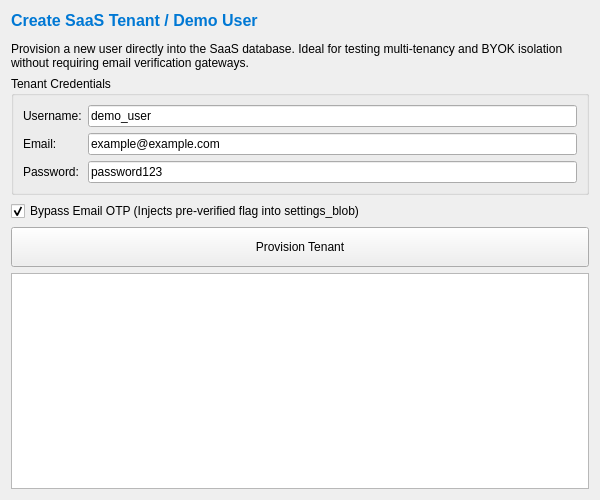
<?xml version="1.0" encoding="UTF-8"?>
<ui version="4.0">
 <class>CreateTenant</class>
 <widget class="QWidget" name="CreateTenant">
  <property name="geometry">
   <rect>
    <x>0</x>
    <y>0</y>
    <width>600</width>
    <height>500</height>
   </rect>
  </property>
  <property name="windowTitle">
   <string>Create SaaS Tenant</string>
  </property>
  <layout class="QVBoxLayout" name="verticalLayout">
   <item>
    <widget class="QLabel" name="label_title">
     <property name="text">
      <string>&lt;html&gt;&lt;head/&gt;&lt;body&gt;&lt;p&gt;&lt;span style=&quot; font-size:12pt; font-weight:600; color:#0078d4;&quot;&gt;Create SaaS Tenant / Demo User&lt;/span&gt;&lt;/p&gt;&lt;p&gt;Provision a new user directly into the SaaS database. Ideal for testing multi-tenancy and BYOK isolation without requiring email verification gateways.&lt;/p&gt;&lt;/body&gt;&lt;/html&gt;</string>
     </property>
     <property name="wordWrap">
      <bool>true</bool>
     </property>
    </widget>
   </item>
   <item>
    <widget class="QGroupBox" name="groupBox">
     <property name="title">
      <string>Tenant Credentials</string>
     </property>
     <layout class="QFormLayout" name="formLayout">
      <item row="0" column="0">
       <widget class="QLabel" name="label">
        <property name="text">
         <string>Username:</string>
        </property>
       </widget>
      </item>
      <item row="0" column="1">
       <widget class="QLineEdit" name="tenantUser">
        <property name="text">
         <string>demo_user</string>
        </property>
       </widget>
      </item>
      <item row="1" column="0">
       <widget class="QLabel" name="label_2">
        <property name="text">
         <string>Email:</string>
        </property>
       </widget>
      </item>
      <item row="1" column="1">
       <widget class="QLineEdit" name="tenantEmail">
        <property name="text">
         <string>example@example.com</string>
        </property>
       </widget>
      </item>
      <item row="2" column="0">
       <widget class="QLabel" name="label_3">
        <property name="text">
         <string>Password:</string>
        </property>
       </widget>
      </item>
      <item row="2" column="1">
       <widget class="QLineEdit" name="tenantPass">
        <property name="text">
         <string>password123</string>
        </property>
       </widget>
      </item>
     </layout>
    </widget>
   </item>
   <item>
    <widget class="QCheckBox" name="checkBypassOTP">
     <property name="text">
      <string>Bypass Email OTP (Injects pre-verified flag into settings_blob)</string>
     </property>
     <property name="checked">
      <bool>true</bool>
     </property>
    </widget>
   </item>
   <item>
    <widget class="QPushButton" name="btn_create">
     <property name="text">
      <string>Provision Tenant</string>
     </property>
     <property name="minimumSize">
      <size>
       <width>0</width>
       <height>40</height>
      </size>
     </property>
    </widget>
   </item>
   <item>
    <widget class="QTextEdit" name="log_output">
     <property name="readOnly">
      <bool>true</bool>
     </property>
    </widget>
   </item>
  </layout>
 </widget>
 <resources/>
 <connections/>
</ui>
